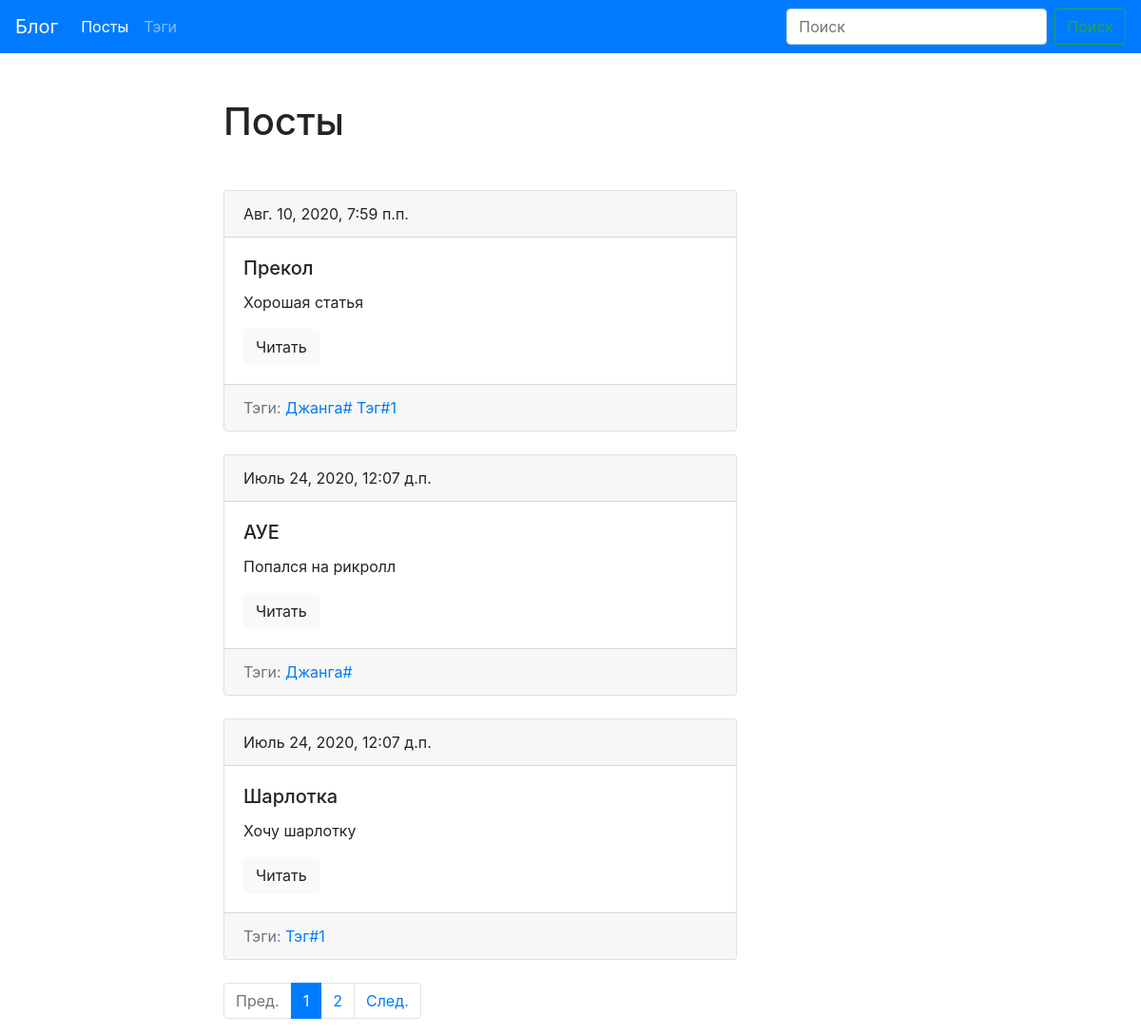
Screenshot of /blog/ with the database file from the repository.
### blog/models.py (models this page shows, shortened)
class Post(models.Model):
    title = models.CharField(max_length=150, db_index=True)
    slug = models.SlugField(max_length=150, blank=True, unique=True)
    body = models.TextField(blank=True, db_index=True)
    date_pub = models.DateTimeField(auto_now_add=True)
    tags = models.ManyToManyField('Tag', blank=True, related_name='posts')
    def get_absolute_url(self):
        return reverse('post_details_url', kwargs={'slug' : self.slug})
    def __str__(self):
        return self.title
    class Meta:
        ordering = ['-date_pub']

class Tag(models.Model):
    title = models.CharField(max_length=50)
    slug = models.SlugField(max_length=50, unique=True)
    def get_absolute_url(self):
        return reverse('tag_details_url', kwargs={'slug' : self.slug})
    def __str__(self):
        return self.title
    class Meta:
        ordering = ['title']

### blog/views.py (the view)
# urls.py: path('', posts_list, name='posts_list_url'),
def posts_list(request):
    search_query = request.GET.get('search', '')
    if search_query:
        posts = Post.objects.filter(Q(body__icontains=search_query) | Q(title__icontains=search_query))
    else:
        posts = Post.objects.all()
    paginator = Paginator(posts, 3)
    page_number = request.GET.get('page', 1)
    page = paginator.get_page(page_number)
    is_paginated = page.has_other_pages()
    if page.has_previous():
        prev_url = '?page={}'.format(page.previous_page_number())
    else:
        prev_url = ''
    if page.has_next():
        next_url = '?page={}'.format(page.next_page_number())
    else:
        next_url = ''
    context = {
        'page_object' : page,
        'is_paginated' : is_paginated,
        'next_url': next_url,
        'prev_url': prev_url
    }
    return render(request, 'blog/index.html', context=context)

### blog/templates/blog/index.html (shortened to what this page needs)
{% extends 'blog/base_blog.html' %}
{% block content %}
    <h1 class="mb-5">Посты</h1>
      {% for post in page_object.object_list %}
          {% include 'blog/includes/post_card_template.html' %}
      {% endfor %}
{% endblock %}

### blog/templates/blog/includes/post_card_template.html
<div class="card mb-4">
  <div class="card-header">
    {{ post.date_pub }}
  </div>
  <div class="card-body">
    <h5 class="card-title">{{ post }}</h5>
    <p class="card-text">{{ post.body|truncatewords:15 }}</p>
    <a href="{{ post.get_absolute_url }}" class="btn btn-light">Читать</a>
  </div>
  <div class="card-footer text-muted">
      Тэги:
      {% for tag in post.tags.all %}
          <a href="{{ tag.get_absolute_url }}">{{ tag }}</a>
      {% endfor %}
  </div>
</div>

### rows the page displays
Post: date_pub "Авг. 10, 2020, 7:59 п.п.", title "Прекол", body "Хорошая статья"
Tag: title "Джанга#"
Tag: title "Тэг#1"
Post: date_pub "Июль 24, 2020, 12:07 д.п.", title "АУЕ", body "Попался на рикролл"
Post: date_pub "Июль 24, 2020, 12:07 д.п.", title "Шарлотка", body "Хочу шарлотку"

### other values shown
{{ n }} "1"
{{ n }} "2"
